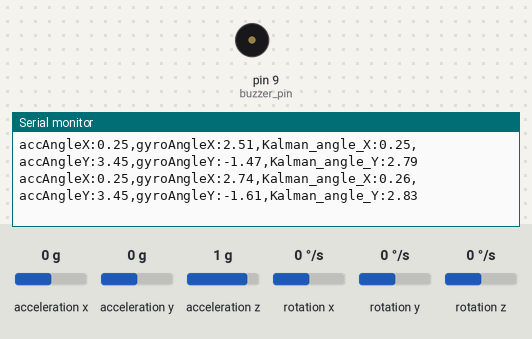
A sketch run on a simulated Arduino Uno, built with avr-gcc and run on an emulated ATmega328P. On the bench: buzzer (waves = sounding, pin HIGH), the last lines printed to the serial monitor. Wiring (inferred from the names in the program): MPU-6050 motion sensor at I2C address 0x68. Inputs (shaded band) come from the test bench; at power-on: acceleration x 0 g, acceleration y 0 g, acceleration z 1 g, rotation x 0 °/s, rotation y 0 °/s, rotation z 0 °/s.

Above: at 1.4 s.
1.5 s: acceleration x set to -1.4 g
At 1.55 s:
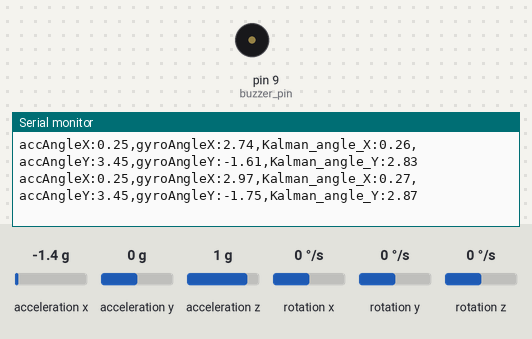
4.5 s: acceleration y set to -0.8 g
At 4.52 s:
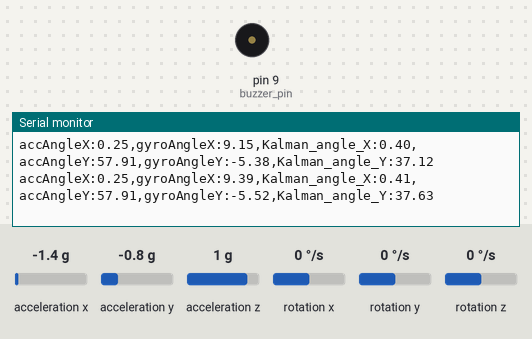
7.5 s: acceleration z set to -1.4 g
At 7.61 s:
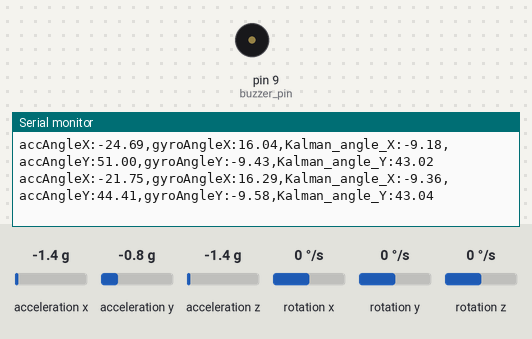
10.5 s: rotation x set to -192 °/s
At 10.51 s:
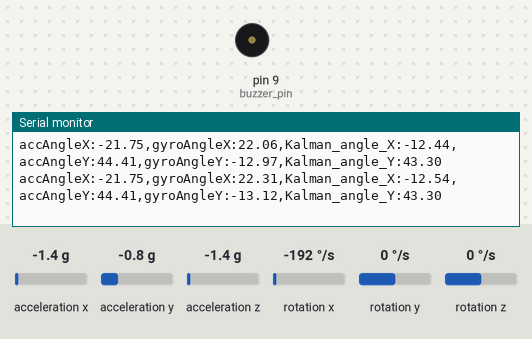
Timing chart, 0 to 13.5 s (numbered marks = the images above; inputs shaded):
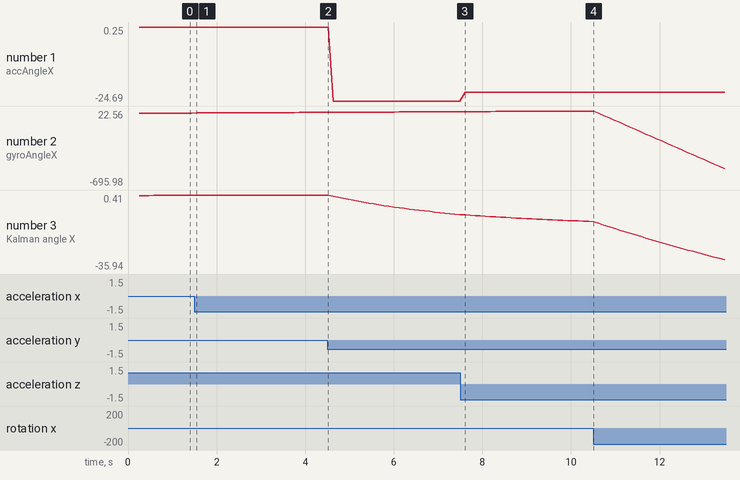

The sketch:

lilypad_postura_2.0.ino
```cpp
/*
  -----------------------------------------------------------------------------
  Projeto:        Sistema de Controle Postural (SCP)
  Descrição:      O SCP é um projeto wearable que tem como objetivo alertar um
                  usuário quando esse estiver com má postura, através de um buzzer
  Autor:          Luiz Henrique da Silva Amaral
  Data:           03/07/2025
  Versão:         2.0
  Plataforma:     Arduino IDE 2.3.6
  Contato:        luizhsamaral@gmail.com
  GitHub:         https://github.com/LuizAmaral19
  -----------------------------------------------------------------------------

  Hardware:
  - Lilypad Arduino
  - MPU-6050
  - Módulo buzzer passivo Lilypad
  - Bateria de 9V
  - Módulo abaixador de tensão 3.3V DC-DC AMS1117
  - Módulo conversor USB-Serial para upload de código CP2102

  Conexões:
  - Módulo buzzer passivo: Pino 9
  - MPU-6050:              Pino a5 Lilypad -> SCL MPU-6050 (Pino de Serial Clock)
                           Pino a4 Lilypad -> SDA MPU-6050 (Pino de Serial Data)
  - O módulo conversor USB-Serial foi conectado no FTDI da Lilypad
  de acordo com o pinout do microcontrolador, que pode ser visto na página web
  <https://www.instructables.com/How-to-Program-a-LilyPad-Without-FTDI-Converter/>

  Notas:
  - Nunca alimentar a Lilypad com mais de 5.5V, pois isso a matará
  - Fixe o MPU-6050 firmemente nas costas do usuário, com o chip do módulo virado para fora
  - Lembrar de configurar a sensibilidade de acordo com o caso de uso
  - O Serial Monitor com a Lilypad funciona de maneira estranha, então para poder usá-lo mude o baud rate no Serial Monitor até que sejam mostrados dados
  coerentes. No caso usado neste código, o baud rate setado no Serial.begin foi de 9600, porém no Serial Monitor ele foi alterado para 19200 para que funcionasse
  - Setar o Kalman_angle_X e Kalman_angle_Y com os ângulos esperados dele na posição que o sistema é iniciado. No caso de um drone, por exemplo, esse valor
  é setado em 0 graus para os dois valores

  To-do list:
  - Fazer algo para corrigir o pequeno erro na leitura, usar o aparato da professora Claudia para medir o ângulo real e fazer os ajustes ✅
  - Talvez haja a necessidade de calibrar a unidade inercial com a postura ajustada do usuário no primeiro uso ✅
  - Colocar um modo de calibração que toca um som no buzzer enquanto o usuário se ajeita, que deve ser diferente do som para alertar a má postura ✅
  - Não é bom usar delay() para determinar por quanto tempo algo ocorre, seria bom usar millis() para isso, porém o buzzer age de maneira estranha quando
  faço isso
  - Colocar um sinal sonoro para alertar ao usuário que aperte o botão de reset da Lilypad por causa de leitura 'nan' (Not A Number)
  e tentar fazer a leitura novamente ✅
  - Checar os valores em graus por segundo e graus dados pelo giroscópio ✅
  - Ler o tutorial para fazer o Filtro de Kalman
  - Setar o valor de Kalman_angle_X e Kalman_angle_Y como os valores calibrados pela função calibracao()
  - Fazer com que o buzzer apite com os valores de saída do Filtro de Kalman

  Referências:
  - How I2C Communication Works? Arduino and I2C Tutorial. Link: <https://howtomechatronics.com/tutorials/arduino/how-i2c-communication-works-and-how-to-use-it-with-arduino/>
  - Arduino and MPU6050 Accelerometer and Gyroscope Tutorial. Link: <https://howtomechatronics.com/tutorials/arduino/arduino-and-mpu6050-accelerometer-and-gyroscope-tutorial/>
  - Datasheet MPU-6050. Link: <https://invensense.tdk.com/wp-content/uploads/2015/02/MPU-6000-Datasheet1.pdf>
  - MPU-6050 Register Map. Link: <https://invensense.tdk.com/wp-content/uploads/2015/02/MPU-6000-Register-Map1.pdf>
  - A KALMAN FILTERING TUTORIAL FOR UNDERGRADUATE STUDENTS. Link: <https://aircconline.com/ijcses/V8N1/8117ijcses01.pdf>
  - 4  | How to use the MPU6050 with Arduino and Teensy. Link: <https://www.youtube.com/watch?v=yhz3bRQLvBY>
  - 5  | How to calibrate the MPU6050 with Arduino and Teensy. Link: <https://www.youtube.com/watch?v=Yh6mYF3VdFQ>
  - 14 | Measure angles with the MPU6050 accelerometer. Link: <https://www.youtube.com/watch?v=7VW_XVbtu9k>
  - 15 | Combine a gyroscope and accelerometer to measure angles - precisely. Link: <https://www.youtube.com/watch?v=5HuN9iL-zxU&t=50s>
  - How To Use Arduino's Serial Plotter. Link: <https://www.youtube.com/watch?v=WnxBNxX_WDc&t=14s>
  - Manual-Quadcopter-Drone. Link: <https://github.com/CarbonAeronautics/Manual-Quadcopter-Drone>


  Histórico de versões:
  - v1.0: Primeiro release
  - v1.1: Foi adicionada a calibração de postura correta
  - v1.2: Foi adicionado o uso do buzzer para alertar quando o usuário estiver com má postura
  - v1.3: Foi implementado o uso do millis() no lugar do delay() na calibração
  - v1.4: Foi implementado uma função para calcular o erro na leitura da IMU e foi retirado o uso de millis() no lugar de delay() no acc_read()
  - v1.5: O erro na leitura do giroscópio foi consertado e o Filtro de Kalman foi implementado com sucesso aparente
  - v2.0: O código foi melhor organizado e explicado, permitindo obter gráficos das leituras do acelerômetro, giroscópio e filtro de Kalman

  -----------------------------------------------------------------------------
*/

// --- Bibliotecas ---

#include <Wire.h> //Biblioteca para comunicação I2C

// --- Defines ---

#define alert_freq 75     //Frequência em Hz do alerta de má postura
#define bad_posture -65   //Ângulo de má postura

// --- Mapeamento de Hardware ---

#define buzzer_pin 9 //Pino para ativar o módulo de buzzer passivo

// --- Variáveis Globais ---

const int MPU = 0x68;     //Endereço I2C do MPU-6050

float AccX;               //Variável global para armazenar a aceleração em X
float AccY;               //Variável global para armazenar a aceleração em Y
float AccZ;               //Variável global para armazenar a aceleração em Z
float accAngleX;          //Variável global para armazenar o ângulo medido pelo acelerômetro em X
float accAngleY;          //Variável global para armazenar o ângulo medido pelo acelerômetro em Y

float GyroX;              //Variável global para armazenar o giro em X
float GyroY;              //Variável global para armazenar o giro em Y
float GyroZ;              //Variável global para armazenar o giro em Z
float gyroAngleX;         //Variável global para armazenar o ângulo medido pelo giroscópio em X
float gyroAngleY;         //Variável global para armazenar o ângulo medido pelo giroscópio em Y
float gyroAngleZ;         //Variável global para armazenar o ângulo medido pelo giroscópio em Z
float previousTime;       //Variável global para armazenar o tempo anterior na medida do giroscópio
float currentTime;        //Variável global para armazenar o tempo atual na medida do giroscópio
float elapsedTime;        //Variável global para armazenar o tempo decorrido na medida do giroscópio

bool calibrated = false;  //Variável global que informa se a postura foi calibrada ou não
float calibrated_pos = 0; //Variável global que informa o ângulo posturado em Y

float AccErrorX;          //Variável global para informar o erro no ângulo X do acelerômetro
float AccErrorY;          //Variável global para informar o erro no ângulo Y do acelerômetro
float GyroErrorX;         //Variável global para informar o erro no ângulo X do giroscópio
float GyroErrorY;         //Variável global para informar o erro no ângulo Y do giroscópio
float GyroErrorZ;         //Variável global para informar o erro no ângulo Z do giroscópio

float Kalman_angle_X = 0; //Variável global para determinar o ângulo X vindo do Filtro de Kalman. Atenção: inicialize ele com o valor esperado ao ligar o sistema
float Kalman_angle_Y = 0; //Variável global para determinar o ângulo Y vindo do Filtro de Kalman. Atenção: inicialize ele com o valor esperado ao ligar o sistema
float Kalman_uncertainty_X = 2*2; //Incerteza na medição do ângulo em X
float Kalman_uncertainty_Y = 2*2; //Incerteza na medição do ângulo em Y
float Kalman1dOutput[] = {0,0};   //Saída do filtro, sendo que o primeiro valor é a previsão do ângulo e o segundo é a incerteza nessa previsão, sendo atualizados a cada iteração
uint32_t LoopTimer;

// --- Protótipo das funções ---

void calibracao(); //Função para calibração da postura correta
void acc_read();   //Função de leitura do acelerômetro
void gyro_read();  //Função de leitura do giroscópio
void kalman_1d();  //Função para implementar o filtro de Kalman

// --- Configurações Iniciais (Setup) ---

void setup() {

  //Inicializa o pino do buzzer como um OUTPUT
  pinMode(buzzer_pin, OUTPUT);  //Seta o pin do buzzer como um OUTPUT

  //Inicializa Serial
  Serial.begin(9600);

  Wire.setClock(400000);        //Seta a frequência de comunicação I2C com a MPU-6050 em 400kHz
  Wire.begin();                 //Inicia a comunicação I2C
  Wire.beginTransmission(MPU);  //Começa a comunicação com o MPU-6050
  Wire.write(0x6B);             //Fala com o registrador de endereço 0x6B do MPU
  Wire.write(0x00);             //Liga o dispositivo ao mandar um byte com somente zeros
  Wire.endTransmission(true);   //Termina a transmissão

  //Configura a sensibilidade do acelerômetro - Default é de +/-2g

    /* Configuração em binário
      Wire.write(0b00000000); //Fundo de escala em +/-2g
      Wire.write(0b00001000); //Fundo de escala em +/-4g
      Wire.write(0b00010000); //Fundo de escala em +/-8g
      Wire.write(0b00011000); //Fundo de escala em +/-16g
    */

    /* Configuração em hexadecimal
      Wire.write(0x00); //Fundo de escala em +/-2g
      Wire.write(0x08); //Fundo de escala em +/-4g
      Wire.write(0x10); //Fundo de escala em +/-8g
      Wire.write(0x18); //Fundo de escala em +/-16g
    */

  Wire.beginTransmission(MPU);
  Wire.write(0x1C);             //Fala com o registrador ACCEL_CONFIG para configurar o fundo de escala do acelerômetro
  Wire.write(0x00);             //Seleciona o fundo de escala +/-2g ao mandar 00000000 para o registrador
  Wire.endTransmission(true);

  //Configura a sensibilidade do giroscópio - Default é de +/-250deg/s

    /* Configuração em binário
      Wire.write(0b00000000); //Fundo de escala em +/-250deg/s
      Wire.write(0b00001000); //Fundo de escala em +/-500deg/s
      Wire.write(0b00010000); //Fundo de escala em +/-1000deg/s
      Wire.write(0b00011000); //Fundo de escala em +/-2000deg/s
    */

    /* Configuração em hexadecimal
      Wire.write(0x00); //Fundo de escala em +/-250deg/s
      Wire.write(0x08); //Fundo de escala em +/-500deg/s
      Wire.write(0x10); //Fundo de escala em +/-1000deg/s
      Wire.write(0x18); //Fundo de escala em +/-2000deg/s
    */

  Wire.beginTransmission(MPU);
  Wire.write(0x1B);             //Fala com o registrador GYRO_CONFIG para configurar o fundo de escala do giroscópio
  Wire.write(0x00);             //Seleciona o fundo de escala 250deg/s ao mandar 00000000 para o registrador
  Wire.endTransmission(true);

  //calculate_IMU_error();        //Função para calcular o erro na leitura do IMU
  LoopTimer = micros();
  delay(250);

} //end setup

// --- Loop Principal ---

void loop() {

  //calibracao();
  acc_read();
  gyro_read();

  kalman_1d(Kalman_angle_X, Kalman_uncertainty_X, GyroX, accAngleX);
  Kalman_angle_X = Kalman1dOutput[0];
  Kalman_uncertainty_X = Kalman1dOutput[1];

  kalman_1d(Kalman_angle_Y, Kalman_uncertainty_Y, GyroY, accAngleY);
  Kalman_angle_Y = Kalman1dOutput[0];
  Kalman_uncertainty_Y = Kalman1dOutput[1];


  Serial.print("accAngleX:");      Serial.print(accAngleX);      Serial.print(",");
  Serial.print("gyroAngleX:");     Serial.print(gyroAngleX);     Serial.print(",");
  Serial.print("Kalman_angle_X:"); Serial.print(Kalman_angle_X); Serial.print(",");
  Serial.print("accAngleY:");      Serial.print(accAngleY);      Serial.print(",");
  Serial.print("gyroAngleY:");     Serial.print(gyroAngleY);     Serial.print(",");
  Serial.print("Kalman_angle_Y:"); Serial.println(Kalman_angle_Y);


  while(micros() - LoopTimer < 4000){
    LoopTimer = micros();
  }

} //end loop

// ============= Cálculo de Erro da IMU =============

void calculate_IMU_error(){

  //Para calcular o erro do IMU deixe o sensor plano sobre uma mesa

  int c = 0; //Contador

  //Lê o valor do acelerômetro 200 vezes
  while(c < 200){
    Wire.beginTransmission(MPU);
    Wire.write(0x3B);
    Wire.endTransmission(false);
    Wire.requestFrom(MPU, 6, true);
    AccX = (Wire.read() << 8 | Wire.read()) / 16384.0;
    AccY = (Wire.read() << 8 | Wire.read()) / 16384.0;
    AccZ = (Wire.read() << 8 | Wire.read()) / 16384.0;
    //Soma todas as leituras
    AccErrorX = AccErrorX + ((atan((AccY) / sqrt(pow((AccX), 2) + pow((AccZ), 2))) * 180 / PI));
    AccErrorY = AccErrorY + ((atan(-1 * (AccX) / sqrt(pow((AccY), 2) + pow((AccZ), 2))) * 180 / PI));
    c++;
  }

  //Divide a soma por 200 para obter o valor de erro
  AccErrorX = AccErrorX / 200;
  AccErrorY = AccErrorY / 200;
  c = 0;

  //Verifica se o valor de erro é 'NAN' (Not A Number), o que ocorre quando há 0/0 ou sqrt(-1), emitindo um sinal sonoro para o usuário reiniciar o sistema
  if(isnan(AccErrorX) || isnan(AccErrorY)){
    tone(buzzer_pin, 300);
    delay(1000);
    tone(buzzer_pin, 450);
    delay(500);
    tone(buzzer_pin, 300);
    delay(1000);
    noTone(buzzer_pin);
    Serial.println("Nan identificado");
    return;
  }

  //Lê o valor do giroscópio 2000 vezes
  while(c < 2000){

    Wire.beginTransmission(MPU);
    Wire.write(0x1A);
    Wire.write(0x05);
    Wire.endTransmission();
    Wire.beginTransmission(MPU);
    Wire.write(0x43);
    Wire.endTransmission(false);
    Wire.requestFrom(MPU, 6, true);
    GyroX = (Wire.read() << 8 | Wire.read()) / 131.0;
    GyroY = (Wire.read() << 8 | Wire.read()) / 131.0;
    GyroZ = (Wire.read() << 8 | Wire.read()) / 131.0;

    //Soma todas as leituras
    GyroErrorX += GyroX;
    GyroErrorY += GyroY;
    GyroErrorZ += GyroZ;
    c++;
    delay(1);
  }

  //Divide a soma por 2000 para obter o valor do erro
  GyroErrorX /= 2000;
  GyroErrorY /= 2000;
  GyroErrorZ /= 2000;

  //Printa os valores dos erros no monitor serial

  Serial.println("============= ERRO DA IMU =============");
  Serial.print("Erro em X do acelerômetro: ");
  Serial.println(AccErrorX);
  Serial.print("Erro em Y do acelerômetro: ");
  Serial.println(AccErrorY);
  Serial.print("Erro em X do giroscópio: ");
  Serial.println(GyroErrorX);
  Serial.print("Erro em Y do giroscópio: ");
  Serial.println(GyroErrorY);
  Serial.print("Erro em Z do giroscópio: ");
  Serial.println(GyroErrorZ);


} //end calculate_IMU_error

// ============= Calibração da Postura =============

void calibracao(){

  float AccX_cal;       //Variável local para armazenar o valor lido em X na calibração
  float AccY_cal;       //Variável local para armazenar o valor lido em Y na calibração
  float AccZ_cal;       //Variável local para armazenar o valor lido em Z na calibração
  float accAngleX_cal;  //Variável local para armazenar o ângulo lido em X na calibração
  float accAngleY_cal;  //Variável local para armazenar o ângulo lido em Y na calibração
  float accAngleZ_cal;  //Variável local para armazenar o ângulo lido em Z na calibração

  if (!calibrated){
    tone(buzzer_pin,150);
    delay(3000);
    noTone(buzzer_pin);
    delay(100);
    for(int i = 0; i < 5; i++){
      tone(buzzer_pin, 210);
      delay(500);

      for (int i = 0; i < 40; i++){

        Wire.beginTransmission(MPU);
        Wire.write(0x3B);
        Wire.endTransmission(false);
        Wire.requestFrom(MPU, 6, true);

        AccX_cal = (Wire.read() << 8 | Wire.read())/ 16384.0;
        AccY_cal = (Wire.read() << 8 | Wire.read())/ 16384.0;
        AccZ_cal = (Wire.read() << 8 | Wire.read())/ 16384.0;

        accAngleY_cal = (atan(-1 * AccX_cal / sqrt(pow(AccY_cal, 2) + pow(AccZ_cal, 2))) * 180 / PI) - (-3.446); //O valor do erro em Y calculado é de -3.446
        //Serial.print("Valores de accAngleY_cal: ");
        //Serial.print(accAngleY_cal);
        //Serial.println("° ||");
        calibrated_pos = calibrated_pos + accAngleY_cal;
        //Serial.print("Valores de calibrated_pos: ");
        //Serial.print(calibrated_pos);
        //Serial.println("° ||");
      }

      noTone(buzzer_pin);
      delay(500);
    }
    calibrated_pos = calibrated_pos / 200;
    calibrated = true;
    //Serial.print("Valor calibrado: ");
    //Serial.print(calibrated_pos);
    //Serial.println("° ||");
  }

} //end calibracao

// ============= Leitura do Acelerômetro =============

void acc_read(){

  unsigned long current_time_buzzer = millis();

  Wire.beginTransmission(MPU);
  Wire.write(0x3B);               //Começa a leitura pelo primeiro registrador do acelerômetro, de endereço 0x3B (ACCEL_XOUT_H)
  Wire.endTransmission(false);
  Wire.requestFrom(MPU, 6, true); //Requisição de 6 bytes contendo os valores das leituras dos três eixos, começando pelo endereço de memória 0x3B

  //Armazena o valor das palavras nas variáveis correspondentes
    //Lê os 8 primeiros bits mais significativos, desloca 8 para a esquerda e lê os outros 8 bits menos significativos
  AccX = (Wire.read() << 8 | Wire.read())/ 16384.0; //0x3B (ACCEL_XOUT_H) & 0x3C (ACCEL_XOUT_L)
  AccY = (Wire.read() << 8 | Wire.read())/ 16384.0; //0x3D (ACCEL_YOUT_H) & 0x3E (ACCEL_YOUT_L)
  AccZ = (Wire.read() << 8 | Wire.read())/ 16384.0; //0x3F (ACCEL_ZOUT_H) & 0x40 (ACCEL_ZOUT_L)

  /*
    Alterar divisão de acordo com fundo de escala escolhido
      +/-2g  = 16384.0
      +/-4g  = 8192.0
      +/-8g  = 4096.0
      +/-16g = 2048.0
  */

  //Calculando os ângulos à partir dos dados do acelerômetro

  accAngleX = (atan(AccY / sqrt(pow(AccX, 2) + pow(AccZ, 2))) * 180 / PI) - (-0.25);       //O valor do erro em X calculado é de -0.25
  accAngleY = (atan(-1 * AccX / sqrt(pow(AccY, 2) + pow(AccZ, 2))) * 180 / PI) - (-3.446);  //O valor do erro em Y calculado é de -3.446

/*
  Serial.println("========== ACC READ ==========");
  Serial.print("X angle acc: ");
  Serial.print(accAngleX);
  Serial.print("° ||");
  Serial.print(" Y angle acc: ");
  Serial.print(accAngleY);
  Serial.println("° ||");
  delay(500);
*/

} //end acc_read

// ============= Leitura do Giroscópio =============

void gyro_read(){

  previousTime = currentTime;                         //previousTime recebe o valor de currentTime
  currentTime = millis();                             //currentTime recebe o valor do tempo atual pela função millis()
  elapsedTime = (currentTime - previousTime) / 1000;  //elapsedTime é calculado pela diferença de currentTime e previousTime dividido por 1000, para obter o tempo em segundos

  Wire.beginTransmission(MPU);
  Wire.write(0x43);               //Começa a leitura pelo primeiro registrador do giroscópio, de endereço 0x43 (GYRO_XOUT_H)
  Wire.endTransmission(false);
  Wire.requestFrom(MPU, 6, true); //Requisição de 6 bytes contendo os valores das leituras dos três eixos, começando pelo endereço de memória 0x43

  //Armazena o valor das palavras nas variáveis correspondentes
    //Lê os 8 primeiros bits mais significativos, desloca 8 para a esquerda e lê os outros 8 bits menos significativos
  GyroX = (Wire.read() << 8 | Wire.read()) / 131.0; //0x43 (GYRO_XOUT_H) & 0x44 (GYRO_XOUT_L)
  GyroY = (Wire.read() << 8 | Wire.read()) / 131.0; //0x45 (GYRO_YOUT_H) & 0x46 (GYRO_YOUT_L)
  GyroZ = (Wire.read() << 8 | Wire.read()) / 131.0; //0x47 (GYRO_ZOUT_H) & 0x48 (GYRO_ZOUT_L)

  GyroX = GyroX -(-2.16);   //O valor do erro em X calculado é de -2.16
  GyroY = GyroY -(1.27);    //O valor do erro em Y calculado é de 1.27
  GyroZ = GyroZ -(0.26);    //O valor do erro em Z calculado é de 0.26

  /*
    Alterar divisão de acordo com fundo de escala escolhido
      +/-250deg/s  = 131.0
      +/-500deg/s  = 65.5
      +/-1000deg/s = 32.8
      +/-2000deg/s = 16.4
  */

  //No momento os valores dados pelo giroscópio estão em graus por segundo (deg/s), então precisamos multiplicar por segundos (s) para obter o ângulo em graus
  gyroAngleX = gyroAngleX + GyroX * elapsedTime;
  gyroAngleY = gyroAngleY + GyroY * elapsedTime;
  gyroAngleZ = gyroAngleZ + GyroZ * elapsedTime;

/*
  Serial.println("========== GYRO READ =========");
  Serial.print("X: ");
  Serial.print(GyroX);
  Serial.print("°/s ");
  Serial.print(gyroAngleX);
  Serial.print("° ||");
  Serial.print(" Y: ");
  Serial.print(GyroY);
  Serial.print("°/s ");
  Serial.print(gyroAngleY);
  Serial.print("° ||");
  Serial.print(" Z: ");
  Serial.println(GyroZ);
  Serial.print("°/s ");
  Serial.print(gyroAngleZ);
  Serial.println("° ");
  delay(500);
*/

} //end gyro_read

// ============= Filtro de Kalman =============

void kalman_1d(float KalmanState, float KalmanUncertainty, float KalmanInput, float KalmanMeasurement){

  KalmanState = KalmanState + 0.004 * KalmanInput;
  KalmanUncertainty = KalmanUncertainty + 0.004 * 0.004 * 4 * 4;

  float KalmanGain = KalmanUncertainty * 1 / (1 * KalmanUncertainty + 3 * 3);

  KalmanState = KalmanState + KalmanGain * (KalmanMeasurement - KalmanState);
  KalmanUncertainty = (1 - KalmanGain) * KalmanUncertainty;

  Kalman1dOutput[0] = KalmanState;
  Kalman1dOutput[1] = KalmanUncertainty;

} //end kalman_1d
```

Measured:
- after the input at 7.5 s, the serial monitor: prints a new line after 0.11 s (image 3)
- plotted number 1: 0.25 → -24.69 after the input at 4.5 s, -24.69 → -21.75 after the input at 7.5 s
- plotted number 2: 2.97 → 9.39 after the input at 1.5 s, 9.39 → 16.04 after the input at 4.5 s, 22.31 → -695.98 after the input at 10.5 s
- plotted number 3: 0.41 → -9.18 after the input at 4.5 s, -9.18 → -12.54 after the input at 7.5 s, -12.54 → -35.94 after the input at 10.5 s
